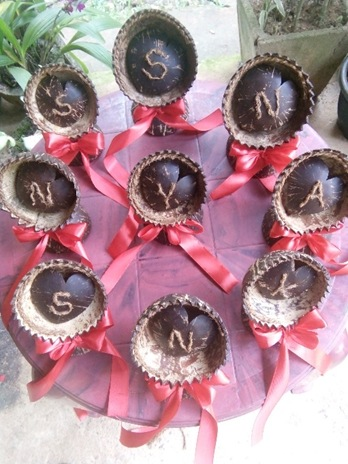
#> input picture assets/coconut/coconut_gift_item_handmade.jpg, 348 x 464 px, given in place of media__1784597442087.png, which was not available
$ python process_coconut.py
#> lines starting #> are read from the running program, lines starting #| are printed output that depends on the picture; pictures that were not available may be replaced by others from this repository, and a replacement may not be noted
from PIL import Image
import os

brain_dir = 'C:/Users/Chami/.gemini/antigravity/brain/fc73a3f8-f23c-43b9-bbe5-2bc9e6bee1c5'
dest_dir = 'c:/Users/Chami/Downloads/Malika/assets/coconut'
os.makedirs(dest_dir, exist_ok=True)

# 1. Combine 1st and 2nd images side-by-side in the same frame
img1_path = os.path.join(brain_dir, 'media__1784597442087.png')
img2_path = os.path.join(brain_dir, 'media__1784597445101.png')

with Image.open(img1_path) as im1, Image.open(img2_path) as im2:
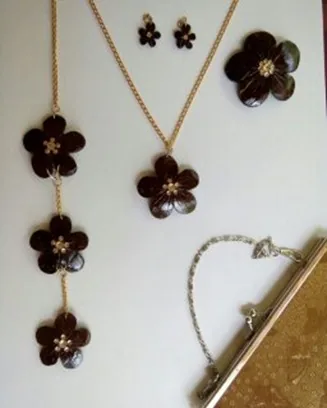
#> input picture assets/coconut/coconut_clock_pen_holder.webp, 327 x 408 px, given in place of media__1784597445101.png, which was not available
#> im1 is the input picture: PIL image 348x464 RGB; mean R, G, B 172.6, 138.9, 147.3
#> im2 is the input picture: PIL image 327x408 RGB; mean R, G, B 171, 166.4, 156.4
    im1_rgb = im1.convert('RGB')
    im2_rgb = im2.convert('RGB')

    # Target height
    h_target = 800
    w1 = int(im1_rgb.width * (h_target / im1_rgb.height))
#> w1 = 600
    w2 = int(im2_rgb.width * (h_target / im2_rgb.height))
#> w2 = 641

    im1_resized = im1_rgb.resize((w1, h_target), Image.Resampling.LANCZOS)
    im2_resized = im2_rgb.resize((w2, h_target), Image.Resampling.LANCZOS)

    combined = Image.new('RGB', (w1 + w2 + 10, h_target), (15, 15, 15))
#> combined: PIL image 1251x800 RGB; every value is 15
    combined.paste(im1_resized, (0, 0))
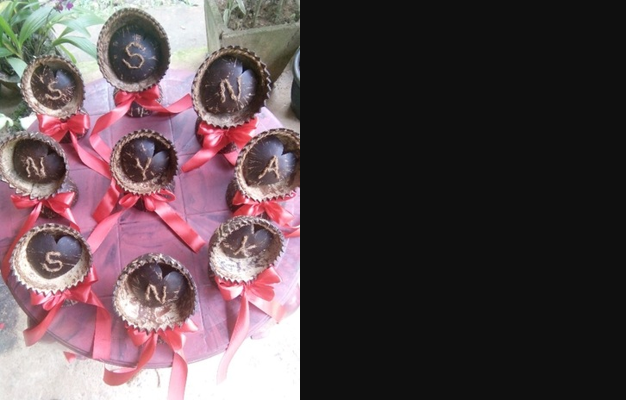
#> combined: PIL image 1251x800 RGB (shown at 1/2 size); mean R, G, B 90.6, 74.4, 78.5
    combined.paste(im2_resized, (w1 + 10, 0))
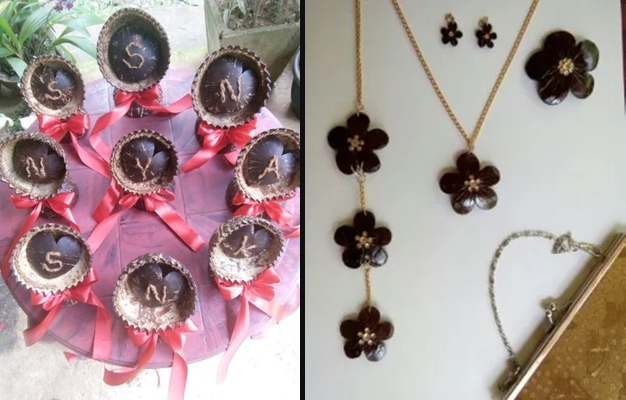
#> combined: PIL image 1251x800 RGB (shown at 1/2 size); mean R, G, B 170.5, 152, 150.9

    combined_dest = os.path.join(dest_dir, 'coconut_lamp_combined.jpg')
    combined_brain = os.path.join(brain_dir, 'coconut_lamp_combined.jpg')
    combined.save(combined_dest, 'JPEG', quality=93)
    combined.save(combined_brain, 'JPEG', quality=93)
    print("Combined 1st & 2nd coconut lamp images successfully!")

# 2. Save 3rd image: Coconut Display
img3_path = os.path.join(brain_dir, 'media__1784597482241.png')
with Image.open(img3_path) as im3:
    im3.convert('RGB').save(os.path.join(dest_dir, 'coconut_crafts_display.jpg'), 'JPEG', quality=93)
    im3.convert('RGB').save(os.path.join(brain_dir, 'coconut_crafts_display.jpg'), 'JPEG', quality=93)

# 3. Save 4th image: Jewelry set coconut handmade
img4_path = os.path.join(brain_dir, 'media__1784597531175.png')
#> (the run stopped early here; a loop or call above may not have finished)
